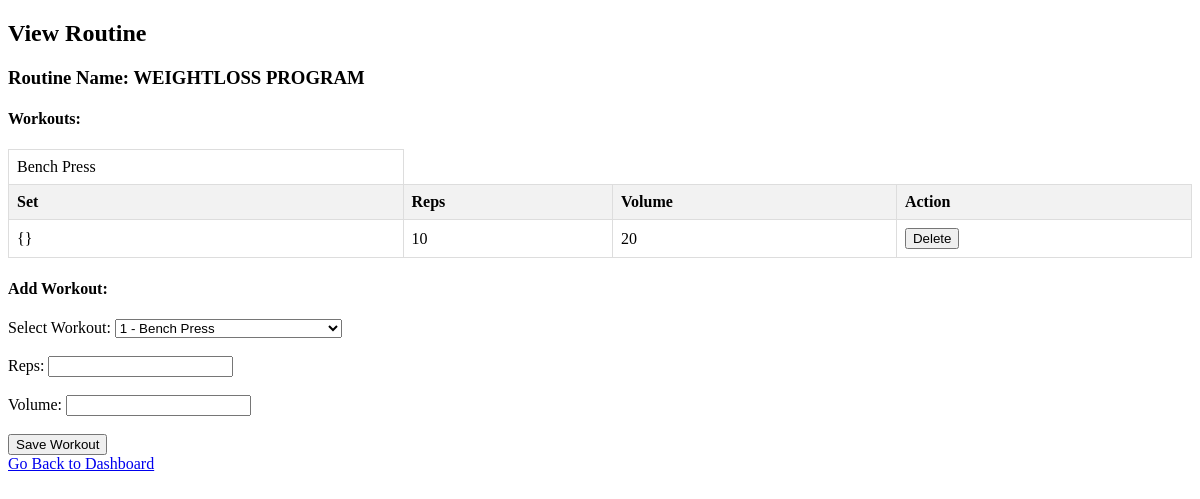
The page /view_routine.php?routine_id=1 (signed in) on the database as committed earlier.
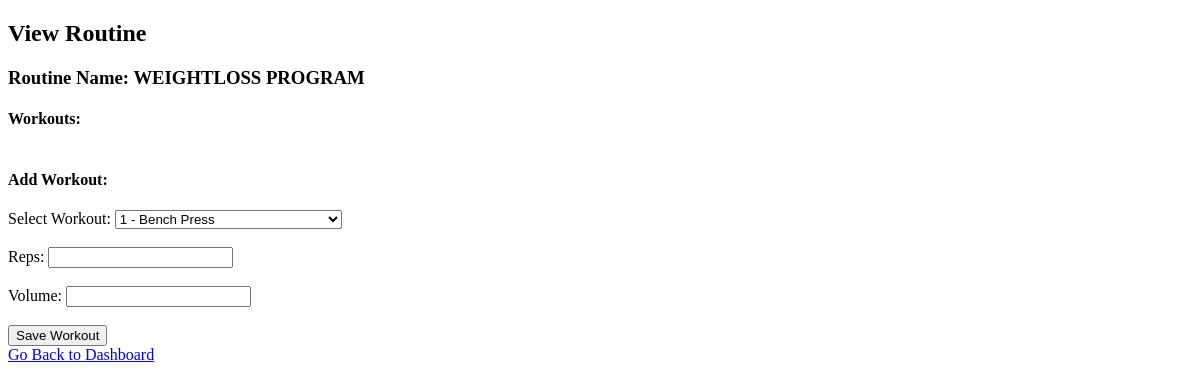
The same page on the database as committed later.
### tables this page shows
CREATE TABLE routines (
    routine_id INT AUTO_INCREMENT PRIMARY KEY,
    routine_name VARCHAR(255) NOT NULL,
    routine_description TEXT,
    user_id INT,
    FOREIGN KEY (user_id) REFERENCES users(user_id)
);

CREATE TABLE routine_workouts (
    routine_id INT,
    user_id INT,
    workout_id INT,
    reps INT,
    volume INT,
    timestamp TIMESTAMP DEFAULT CURRENT_TIMESTAMP,
    FOREIGN KEY (user_id) REFERENCES users(user_id),
    FOREIGN KEY (routine_id) REFERENCES routines(routine_id),
    FOREIGN KEY (workout_id) REFERENCES workouts(workout_id)
);

CREATE TABLE workouts (
    workout_id INT PRIMARY KEY,
    workout_name VARCHAR(255) NOT NULL,
    workout_description TEXT,
    image_url VARCHAR(255)  
);

### functions.php (called while the page is built, shortened)
<?php
include 'config.php';
function getAllWorkouts() {
    global $conn;
    $result = $conn->query("SELECT * FROM workouts");
    return $result->fetch_all(MYSQLI_ASSOC);
}
function getRoutineById($routineId) {
    global $conn;
    $stmt = $conn->prepare("SELECT routine_id, routine_name FROM routines WHERE routine_id = ?");
    $stmt->bind_param("i", $routineId);
    $stmt->execute();
    $result = $stmt->get_result();
    $routine = $result->fetch_assoc();
    $stmt = $conn->prepare("SELECT rw.*, w.workout_name FROM routine_workouts rw
                            INNER JOIN workouts w ON rw.workout_id = w.workout_id
                            WHERE rw.routine_id = ?");
    $stmt->bind_param("i", $routineId);
    $stmt->execute();
    $result = $stmt->get_result();
    $workouts = $result->fetch_all(MYSQLI_ASSOC);
    $routine['workouts'] = $workouts;
    return $routine;
}
?>

### view_routine.php (the view, shortened to what this page needs)
<?php
include 'functions.php';
if (isset($_GET['routine_id'])) {
    $routineId = $_GET['routine_id'];
    $routine = getRoutineById($routineId);
} else {
    echo "Routine ID is not provided.";
    exit();
}
$workouts = getAllWorkouts();
?>
<!DOCTYPE html>
<html lang="en">
<head>
</head>
<body>
    <h2>View Routine</h2>
    <h3>Routine Name: <?php echo $routine['routine_name']; ?></h3>
    <h4>Workouts:</h4>
    <table>
    <?php
    $displayedWorkouts = [];
    foreach ($routine['workouts'] as $workout) {
        if (!in_array($workout['workout_id'], $displayedWorkouts)) {
            echo "<tr>";
            echo "<td>{$workout['workout_name']}</td>";
            echo "</tr>";
            echo "<tr>";
            echo "<th>Set</th>";
            echo "<th>Reps</th>";
            echo "<th>Volume</th>";
            echo "<th>Action</th>";
            echo "</tr>";
            $displayedWorkouts[] = $workout['workout_id'];
        }
        echo "<tr>";
        echo "<td>{}</td>";
        echo "<td>{$workout['reps']}</td>";
        echo "<td>{$workout['volume']}</td>";
        echo "<td>
                <form class='inline' action='' method='post'>
                    <input type='hidden' name='deleteWorkoutId' value='{$workout['workout_id']}'>
                    <button type='submit' name='deleteWorkout'>Delete</button>
                </form>
              </td>";
        echo "</tr>";
    }
    ?>
</table>
    <h4>Add Workout:</h4>
    <form id="addWorkoutForm" action="" method="post">
    <label for="workoutId">Select Workout:</label>
    <select name="workoutId" id="workoutId" required>
        <?php foreach ($workouts as $workout) { ?>
            <option value="<?php echo $workout['workout_id']; ?>"><?php echo $workout['workout_id'] . ' - ' . $workout['workout_name']; ?></option>
        <?php } ?>
    </select><br><br>
    <label for="reps">Reps:</label>
    <input type="number" name="reps" id="reps" required><br><br>
    <label for="volume">Volume:</label>
    <input type="number" name="volume" id="volume" required><br><br>
    <button type="submit" name="saveWorkout">Save Workout</button>
</form>
    <a href="index.php">Go Back to Dashboard</a>
</body>
</html>

### view_routine.php (style rules this page uses)
table { border-collapse: collapse; width: 100%; margin-bottom: 20px; }
th, td { border: 1px solid #dddddd; padding: 8px; text-align: left; }
th { background-color: #f2f2f2; }
form.inline { display: inline; }

Rows that differ between the two databases and show on the page:
removed routine_workouts: workout.workout_name "Bench Press", reps "10", volume "20"
